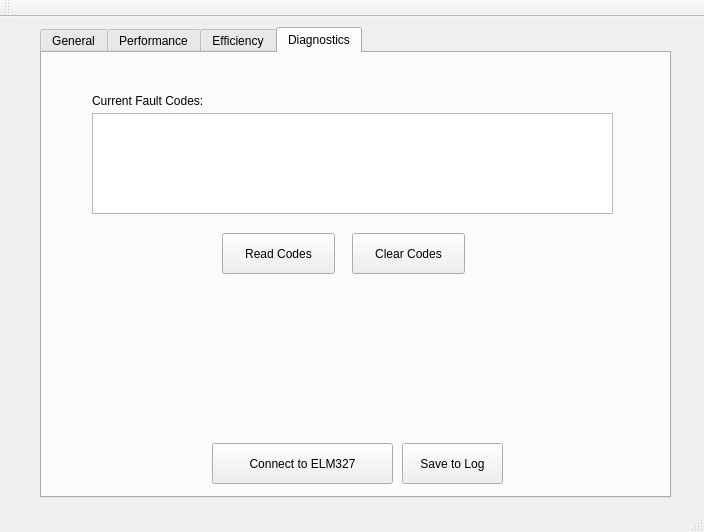
<?xml version="1.0" encoding="UTF-8"?>
<ui version="4.0">
 <class>MainWindow</class>
 <widget class="QMainWindow" name="MainWindow">
  <property name="geometry">
   <rect>
    <x>0</x>
    <y>0</y>
    <width>704</width>
    <height>532</height>
   </rect>
  </property>
  <property name="windowTitle">
   <string>Jeff's ELM327 Reader</string>
  </property>
  <widget class="QWidget" name="centralWidget">
   <widget class="QTabWidget" name="tabWidget">
    <property name="geometry">
     <rect>
      <x>40</x>
      <y>10</y>
      <width>631</width>
      <height>471</height>
     </rect>
    </property>
    <property name="currentIndex">
     <number>3</number>
    </property>
    <widget class="QWidget" name="tab">
     <attribute name="title">
      <string>General</string>
     </attribute>
     <widget class="QLineEdit" name="coolant_temp">
      <property name="geometry">
       <rect>
        <x>130</x>
        <y>350</y>
        <width>81</width>
        <height>21</height>
       </rect>
      </property>
      <property name="readOnly">
       <bool>true</bool>
      </property>
     </widget>
     <widget class="QPushButton" name="pushButton">
      <property name="geometry">
       <rect>
        <x>170</x>
        <y>390</y>
        <width>181</width>
        <height>41</height>
       </rect>
      </property>
      <property name="text">
       <string>Connect to ELM327</string>
      </property>
     </widget>
     <widget class="QLineEdit" name="oil_temp">
      <property name="geometry">
       <rect>
        <x>130</x>
        <y>320</y>
        <width>81</width>
        <height>21</height>
       </rect>
      </property>
      <property name="readOnly">
       <bool>true</bool>
      </property>
     </widget>
     <widget class="QLabel" name="label_3">
      <property name="geometry">
       <rect>
        <x>30</x>
        <y>320</y>
        <width>91</width>
        <height>20</height>
       </rect>
      </property>
      <property name="text">
       <string>Oil Temp.:</string>
      </property>
     </widget>
     <widget class="QLabel" name="label_4">
      <property name="geometry">
       <rect>
        <x>30</x>
        <y>350</y>
        <width>91</width>
        <height>20</height>
       </rect>
      </property>
      <property name="text">
       <string>Coolant Temp.:</string>
      </property>
     </widget>
     <widget class="QLabel" name="label_5">
      <property name="geometry">
       <rect>
        <x>20</x>
        <y>20</y>
        <width>91</width>
        <height>20</height>
       </rect>
      </property>
      <property name="text">
       <string>Vehicle Name:</string>
      </property>
     </widget>
     <widget class="QLineEdit" name="vehicle_name">
      <property name="geometry">
       <rect>
        <x>120</x>
        <y>20</y>
        <width>281</width>
        <height>21</height>
       </rect>
      </property>
      <property name="readOnly">
       <bool>false</bool>
      </property>
     </widget>
     <widget class="QPushButton" name="pushButton_2">
      <property name="geometry">
       <rect>
        <x>360</x>
        <y>390</y>
        <width>101</width>
        <height>41</height>
       </rect>
      </property>
      <property name="text">
       <string>Save to Log</string>
      </property>
     </widget>
     <widget class="QLabel" name="label_6">
      <property name="geometry">
       <rect>
        <x>20</x>
        <y>50</y>
        <width>91</width>
        <height>20</height>
       </rect>
      </property>
      <property name="text">
       <string>VIN:</string>
      </property>
     </widget>
     <widget class="QLineEdit" name="vin">
      <property name="geometry">
       <rect>
        <x>120</x>
        <y>50</y>
        <width>281</width>
        <height>21</height>
       </rect>
      </property>
      <property name="readOnly">
       <bool>true</bool>
      </property>
     </widget>
     <widget class="QLabel" name="label_16">
      <property name="geometry">
       <rect>
        <x>30</x>
        <y>180</y>
        <width>91</width>
        <height>20</height>
       </rect>
      </property>
      <property name="text">
       <string>Engine RPM:</string>
      </property>
     </widget>
     <widget class="QLabel" name="label_17">
      <property name="geometry">
       <rect>
        <x>30</x>
        <y>210</y>
        <width>91</width>
        <height>20</height>
       </rect>
      </property>
      <property name="text">
       <string>Speed:</string>
      </property>
     </widget>
     <widget class="QLineEdit" name="speed_2">
      <property name="geometry">
       <rect>
        <x>130</x>
        <y>210</y>
        <width>81</width>
        <height>21</height>
       </rect>
      </property>
      <property name="readOnly">
       <bool>true</bool>
      </property>
     </widget>
     <widget class="QLineEdit" name="rpm_2">
      <property name="geometry">
       <rect>
        <x>130</x>
        <y>180</y>
        <width>81</width>
        <height>21</height>
       </rect>
      </property>
      <property name="readOnly">
       <bool>true</bool>
      </property>
     </widget>
     <widget class="QLabel" name="label_19">
      <property name="geometry">
       <rect>
        <x>30</x>
        <y>290</y>
        <width>91</width>
        <height>20</height>
       </rect>
      </property>
      <property name="text">
       <string>Intake Temp.:</string>
      </property>
     </widget>
     <widget class="QLineEdit" name="intake_temp">
      <property name="geometry">
       <rect>
        <x>130</x>
        <y>290</y>
        <width>81</width>
        <height>21</height>
       </rect>
      </property>
      <property name="readOnly">
       <bool>true</bool>
      </property>
     </widget>
     <widget class="QPushButton" name="pushButton_13">
      <property name="geometry">
       <rect>
        <x>400</x>
        <y>181</y>
        <width>113</width>
        <height>41</height>
       </rect>
      </property>
      <property name="text">
       <string>Faux Scan</string>
      </property>
     </widget>
    </widget>
    <widget class="QWidget" name="tab_3">
     <attribute name="title">
      <string>Performance</string>
     </attribute>
     <widget class="QLabel" name="label_7">
      <property name="geometry">
       <rect>
        <x>30</x>
        <y>160</y>
        <width>101</width>
        <height>20</height>
       </rect>
      </property>
      <property name="text">
       <string>Current Power:</string>
      </property>
     </widget>
     <widget class="QLineEdit" name="current_power">
      <property name="geometry">
       <rect>
        <x>130</x>
        <y>160</y>
        <width>81</width>
        <height>21</height>
       </rect>
      </property>
      <property name="readOnly">
       <bool>true</bool>
      </property>
     </widget>
     <widget class="QLabel" name="label_8">
      <property name="geometry">
       <rect>
        <x>230</x>
        <y>160</y>
        <width>71</width>
        <height>20</height>
       </rect>
      </property>
      <property name="text">
       <string>Max Power:</string>
      </property>
     </widget>
     <widget class="QLineEdit" name="max_power">
      <property name="geometry">
       <rect>
        <x>310</x>
        <y>160</y>
        <width>81</width>
        <height>21</height>
       </rect>
      </property>
      <property name="text">
       <string/>
      </property>
      <property name="readOnly">
       <bool>true</bool>
      </property>
     </widget>
     <widget class="QLineEdit" name="max_torque">
      <property name="geometry">
       <rect>
        <x>310</x>
        <y>190</y>
        <width>81</width>
        <height>21</height>
       </rect>
      </property>
      <property name="text">
       <string/>
      </property>
      <property name="readOnly">
       <bool>true</bool>
      </property>
     </widget>
     <widget class="QLabel" name="label_9">
      <property name="geometry">
       <rect>
        <x>30</x>
        <y>190</y>
        <width>101</width>
        <height>20</height>
       </rect>
      </property>
      <property name="text">
       <string>Current Torque:</string>
      </property>
     </widget>
     <widget class="QLabel" name="label_10">
      <property name="geometry">
       <rect>
        <x>230</x>
        <y>190</y>
        <width>81</width>
        <height>20</height>
       </rect>
      </property>
      <property name="text">
       <string>Max Torque:</string>
      </property>
     </widget>
     <widget class="QLineEdit" name="current_torque">
      <property name="geometry">
       <rect>
        <x>130</x>
        <y>190</y>
        <width>81</width>
        <height>21</height>
       </rect>
      </property>
      <property name="readOnly">
       <bool>true</bool>
      </property>
     </widget>
     <widget class="QLabel" name="label_15">
      <property name="geometry">
       <rect>
        <x>30</x>
        <y>300</y>
        <width>111</width>
        <height>21</height>
       </rect>
      </property>
      <property name="text">
       <string>0-100km/h Time:</string>
      </property>
     </widget>
     <widget class="QLineEdit" name="time_0_100">
      <property name="geometry">
       <rect>
        <x>150</x>
        <y>300</y>
        <width>81</width>
        <height>21</height>
       </rect>
      </property>
      <property name="readOnly">
       <bool>true</bool>
      </property>
     </widget>
     <widget class="QPushButton" name="pushButton_3">
      <property name="geometry">
       <rect>
        <x>240</x>
        <y>290</y>
        <width>71</width>
        <height>41</height>
       </rect>
      </property>
      <property name="text">
       <string>Start</string>
      </property>
     </widget>
     <widget class="QPushButton" name="pushButton_6">
      <property name="geometry">
       <rect>
        <x>170</x>
        <y>390</y>
        <width>181</width>
        <height>41</height>
       </rect>
      </property>
      <property name="text">
       <string>Connect to ELM327</string>
      </property>
     </widget>
     <widget class="QPushButton" name="pushButton_7">
      <property name="geometry">
       <rect>
        <x>360</x>
        <y>390</y>
        <width>101</width>
        <height>41</height>
       </rect>
      </property>
      <property name="text">
       <string>Save to Log</string>
      </property>
     </widget>
     <widget class="QLabel" name="label">
      <property name="geometry">
       <rect>
        <x>30</x>
        <y>90</y>
        <width>91</width>
        <height>20</height>
       </rect>
      </property>
      <property name="text">
       <string>Engine RPM:</string>
      </property>
     </widget>
     <widget class="QLabel" name="label_2">
      <property name="geometry">
       <rect>
        <x>30</x>
        <y>120</y>
        <width>91</width>
        <height>20</height>
       </rect>
      </property>
      <property name="text">
       <string>Speed:</string>
      </property>
     </widget>
     <widget class="QLineEdit" name="speed">
      <property name="geometry">
       <rect>
        <x>130</x>
        <y>120</y>
        <width>81</width>
        <height>21</height>
       </rect>
      </property>
      <property name="readOnly">
       <bool>true</bool>
      </property>
     </widget>
     <widget class="QLineEdit" name="rpm">
      <property name="geometry">
       <rect>
        <x>130</x>
        <y>90</y>
        <width>81</width>
        <height>21</height>
       </rect>
      </property>
      <property name="readOnly">
       <bool>true</bool>
      </property>
     </widget>
    </widget>
    <widget class="QWidget" name="tab_2">
     <attribute name="title">
      <string>Efficiency</string>
     </attribute>
     <widget class="QLineEdit" name="fuel_rate">
      <property name="geometry">
       <rect>
        <x>130</x>
        <y>60</y>
        <width>81</width>
        <height>21</height>
       </rect>
      </property>
      <property name="text">
       <string/>
      </property>
      <property name="readOnly">
       <bool>true</bool>
      </property>
     </widget>
     <widget class="QLabel" name="label_11">
      <property name="geometry">
       <rect>
        <x>20</x>
        <y>30</y>
        <width>101</width>
        <height>20</height>
       </rect>
      </property>
      <property name="text">
       <string>Fuel Cost ($/L):</string>
      </property>
     </widget>
     <widget class="QLabel" name="label_12">
      <property name="geometry">
       <rect>
        <x>10</x>
        <y>60</y>
        <width>111</width>
        <height>20</height>
       </rect>
      </property>
      <property name="text">
       <string>Current Fuel Rate:</string>
      </property>
     </widget>
     <widget class="QLineEdit" name="fuel_cost">
      <property name="geometry">
       <rect>
        <x>130</x>
        <y>30</y>
        <width>81</width>
        <height>21</height>
       </rect>
      </property>
      <property name="readOnly">
       <bool>false</bool>
      </property>
     </widget>
     <widget class="QLineEdit" name="cost_of_driving">
      <property name="geometry">
       <rect>
        <x>130</x>
        <y>120</y>
        <width>81</width>
        <height>21</height>
       </rect>
      </property>
      <property name="text">
       <string/>
      </property>
      <property name="readOnly">
       <bool>true</bool>
      </property>
     </widget>
     <widget class="QLabel" name="label_13">
      <property name="geometry">
       <rect>
        <x>20</x>
        <y>90</y>
        <width>101</width>
        <height>20</height>
       </rect>
      </property>
      <property name="text">
       <string>Distance Driven:</string>
      </property>
     </widget>
     <widget class="QLabel" name="label_14">
      <property name="geometry">
       <rect>
        <x>20</x>
        <y>120</y>
        <width>111</width>
        <height>20</height>
       </rect>
      </property>
      <property name="text">
       <string>Cost of Driving:</string>
      </property>
     </widget>
     <widget class="QLineEdit" name="distance_driven">
      <property name="geometry">
       <rect>
        <x>130</x>
        <y>90</y>
        <width>81</width>
        <height>21</height>
       </rect>
      </property>
      <property name="readOnly">
       <bool>true</bool>
      </property>
     </widget>
     <widget class="QPushButton" name="pushButton_5">
      <property name="geometry">
       <rect>
        <x>40</x>
        <y>190</y>
        <width>71</width>
        <height>41</height>
       </rect>
      </property>
      <property name="text">
       <string>Start</string>
      </property>
     </widget>
     <widget class="QPushButton" name="pushButton_4">
      <property name="geometry">
       <rect>
        <x>120</x>
        <y>190</y>
        <width>71</width>
        <height>41</height>
       </rect>
      </property>
      <property name="text">
       <string>Finish</string>
      </property>
     </widget>
     <widget class="QPushButton" name="pushButton_8">
      <property name="geometry">
       <rect>
        <x>170</x>
        <y>390</y>
        <width>181</width>
        <height>41</height>
       </rect>
      </property>
      <property name="text">
       <string>Connect to ELM327</string>
      </property>
     </widget>
     <widget class="QPushButton" name="pushButton_9">
      <property name="geometry">
       <rect>
        <x>360</x>
        <y>390</y>
        <width>101</width>
        <height>41</height>
       </rect>
      </property>
      <property name="text">
       <string>Save to Log</string>
      </property>
     </widget>
    </widget>
    <widget class="QWidget" name="tab_4">
     <attribute name="title">
      <string>Diagnostics</string>
     </attribute>
     <widget class="QLabel" name="label_20">
      <property name="geometry">
       <rect>
        <x>50</x>
        <y>40</y>
        <width>131</width>
        <height>16</height>
       </rect>
      </property>
      <property name="text">
       <string>Current Fault Codes:</string>
      </property>
     </widget>
     <widget class="QPushButton" name="pushButton_10">
      <property name="geometry">
       <rect>
        <x>310</x>
        <y>180</y>
        <width>113</width>
        <height>41</height>
       </rect>
      </property>
      <property name="text">
       <string>Clear Codes</string>
      </property>
     </widget>
     <widget class="QPushButton" name="pushButton_11">
      <property name="geometry">
       <rect>
        <x>170</x>
        <y>390</y>
        <width>181</width>
        <height>41</height>
       </rect>
      </property>
      <property name="text">
       <string>Connect to ELM327</string>
      </property>
     </widget>
     <widget class="QPushButton" name="pushButton_12">
      <property name="geometry">
       <rect>
        <x>360</x>
        <y>390</y>
        <width>101</width>
        <height>41</height>
       </rect>
      </property>
      <property name="text">
       <string>Save to Log</string>
      </property>
     </widget>
     <widget class="QTextEdit" name="codes">
      <property name="geometry">
       <rect>
        <x>50</x>
        <y>60</y>
        <width>521</width>
        <height>101</height>
       </rect>
      </property>
     </widget>
     <widget class="QPushButton" name="pushButton_14">
      <property name="geometry">
       <rect>
        <x>180</x>
        <y>180</y>
        <width>113</width>
        <height>41</height>
       </rect>
      </property>
      <property name="text">
       <string>Read Codes</string>
      </property>
     </widget>
    </widget>
   </widget>
  </widget>
  <widget class="QToolBar" name="mainToolBar">
   <attribute name="toolBarArea">
    <enum>TopToolBarArea</enum>
   </attribute>
   <attribute name="toolBarBreak">
    <bool>false</bool>
   </attribute>
  </widget>
  <widget class="QStatusBar" name="statusBar"/>
 </widget>
 <layoutdefault spacing="6" margin="11"/>
 <resources/>
 <connections/>
</ui>
